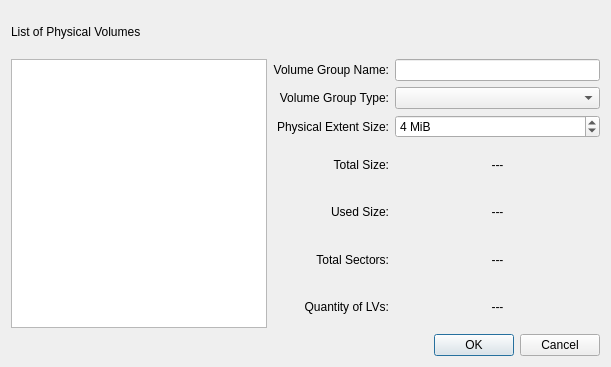
<?xml version="1.0" encoding="UTF-8"?>
<ui version="4.0">
 <author>
SPDX-FileCopyrightText: 2018 Caio &lt;caiojcarvalho@gmail.com&gt;
SPDX-License-Identifier: GPL-3.0-or-later
 </author>
 <class>VolumeGroupBaseDialog</class>
 <widget class="QDialog" name="VolumeGroupBaseDialog">
  <property name="geometry">
   <rect>
    <x>0</x>
    <y>0</y>
    <width>611</width>
    <height>367</height>
   </rect>
  </property>
  <property name="windowTitle">
   <string>Create Volume Group</string>
  </property>
  <layout class="QGridLayout" name="gridLayout">
   <item row="0" column="0">
    <widget class="QLabel" name="pvListLabel">
     <property name="text">
      <string>List of Physical Volumes</string>
     </property>
    </widget>
   </item>
   <item row="1" column="0" rowspan="7">
    <widget class="QListWidget" name="pvList"/>
   </item>
   <item row="1" column="1">
    <widget class="QLabel" name="vgNameLabel">
     <property name="text">
      <string>Volume Group Name:</string>
     </property>
     <property name="alignment">
      <set>Qt::AlignRight|Qt::AlignTrailing|Qt::AlignVCenter</set>
     </property>
    </widget>
   </item>
   <item row="1" column="2">
    <widget class="QLineEdit" name="vgName"/>
   </item>
   <item row="2" column="1">
    <widget class="QLabel" name="vgTypeLabel">
     <property name="text">
      <string>Volume Group Type:</string>
     </property>
     <property name="alignment">
      <set>Qt::AlignRight|Qt::AlignTrailing|Qt::AlignVCenter</set>
     </property>
    </widget>
   </item>
   <item row="2" column="2">
    <widget class="QComboBox" name="vgType"/>
   </item>
   <item row="3" column="1">
    <widget class="QLabel" name="peSizeLabel">
     <property name="text">
      <string>Physical Extent Size:</string>
     </property>
     <property name="alignment">
      <set>Qt::AlignRight|Qt::AlignTrailing|Qt::AlignVCenter</set>
     </property>
    </widget>
   </item>
   <item row="3" column="2">
    <widget class="QSpinBox" name="peSize">
     <property name="suffix">
      <string> MiB</string>
     </property>
     <property name="minimum">
      <number>1</number>
     </property>
     <property name="maximum">
      <number>999</number>
     </property>
     <property name="value">
      <number>4</number>
     </property>
    </widget>
   </item>
   <item row="4" column="1">
    <widget class="QLabel" name="totalSizeLabel">
     <property name="text">
      <string>Total Size:</string>
     </property>
     <property name="alignment">
      <set>Qt::AlignRight|Qt::AlignTrailing|Qt::AlignVCenter</set>
     </property>
    </widget>
   </item>
   <item row="4" column="2">
    <widget class="QLabel" name="totalSize">
     <property name="text">
      <string notr="true">---</string>
     </property>
     <property name="alignment">
      <set>Qt::AlignCenter</set>
     </property>
    </widget>
   </item>
   <item row="5" column="1">
    <widget class="QLabel" name="usedSizeLabel">
     <property name="text">
      <string>Used Size:</string>
     </property>
     <property name="alignment">
      <set>Qt::AlignRight|Qt::AlignTrailing|Qt::AlignVCenter</set>
     </property>
    </widget>
   </item>
   <item row="5" column="2">
    <widget class="QLabel" name="usedSize">
     <property name="text">
      <string notr="true">---</string>
     </property>
     <property name="alignment">
      <set>Qt::AlignCenter</set>
     </property>
    </widget>
   </item>
   <item row="6" column="1">
    <widget class="QLabel" name="totalSectorsLabel">
     <property name="text">
      <string>Total Sectors:</string>
     </property>
     <property name="alignment">
      <set>Qt::AlignRight|Qt::AlignTrailing|Qt::AlignVCenter</set>
     </property>
    </widget>
   </item>
   <item row="6" column="2">
    <widget class="QLabel" name="totalSectors">
     <property name="text">
      <string notr="true">---</string>
     </property>
     <property name="alignment">
      <set>Qt::AlignCenter</set>
     </property>
    </widget>
   </item>
   <item row="7" column="1">
    <widget class="QLabel" name="lvQuantityLabel">
     <property name="text">
      <string>Quantity of LVs:</string>
     </property>
     <property name="alignment">
      <set>Qt::AlignRight|Qt::AlignTrailing|Qt::AlignVCenter</set>
     </property>
    </widget>
   </item>
   <item row="7" column="2">
    <widget class="QLabel" name="lvQuantity">
     <property name="text">
      <string notr="true">---</string>
     </property>
     <property name="alignment">
      <set>Qt::AlignCenter</set>
     </property>
    </widget>
   </item>
   <item row="8" column="0" colspan="3">
    <widget class="QDialogButtonBox" name="buttonBox">
     <property name="orientation">
      <enum>Qt::Horizontal</enum>
     </property>
     <property name="standardButtons">
      <set>QDialogButtonBox::Cancel|QDialogButtonBox::Ok</set>
     </property>
    </widget>
   </item>
  </layout>
 </widget>
 <resources/>
 <connections>
  <connection>
   <sender>buttonBox</sender>
   <signal>accepted()</signal>
   <receiver>VolumeGroupBaseDialog</receiver>
   <slot>accept()</slot>
   <hints>
    <hint type="sourcelabel">
     <x>248</x>
     <y>254</y>
    </hint>
    <hint type="destinationlabel">
     <x>157</x>
     <y>274</y>
    </hint>
   </hints>
  </connection>
  <connection>
   <sender>buttonBox</sender>
   <signal>rejected()</signal>
   <receiver>VolumeGroupBaseDialog</receiver>
   <slot>reject()</slot>
   <hints>
    <hint type="sourcelabel">
     <x>316</x>
     <y>260</y>
    </hint>
    <hint type="destinationlabel">
     <x>286</x>
     <y>274</y>
    </hint>
   </hints>
  </connection>
 </connections>
</ui>
